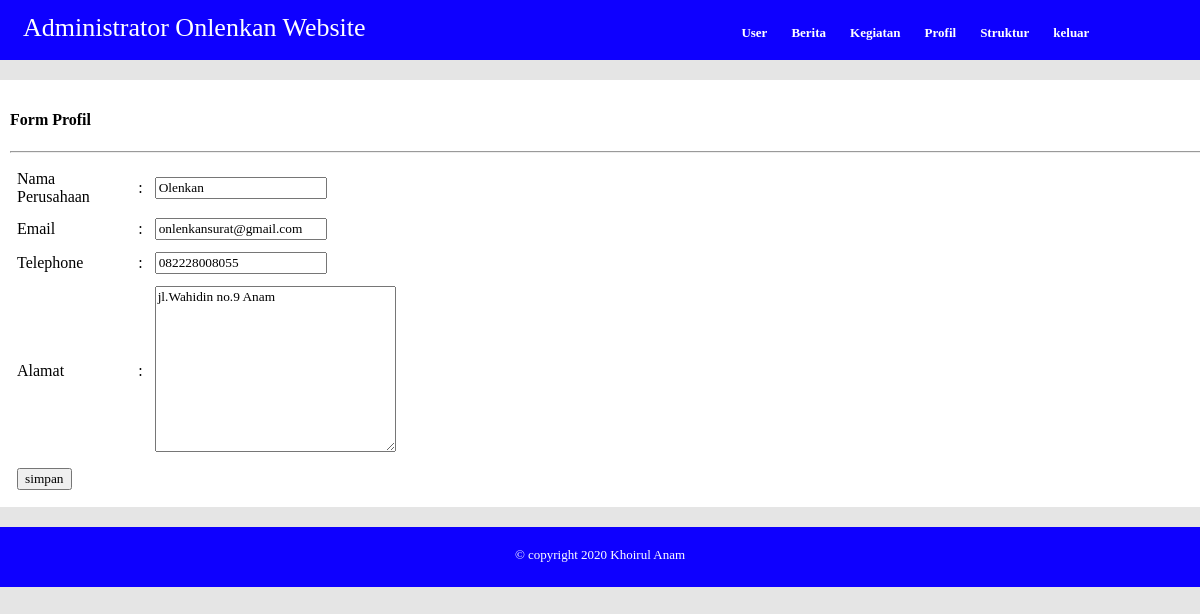
Page /admin/?page=profil (signed in) on the committed database.
### tables this page shows
CREATE TABLE `perusahaan` (
  `idprofil` int(1) NOT NULL,
  `namaperusahaan` varchar(60) NOT NULL,
  `alamat` text NOT NULL,
  `email` varchar(100) NOT NULL,
  `telp` varchar(20) NOT NULL
);

### admin/hal/profil.php (the view, shortened to what this page needs)
<?php
$cari = mysqli_query($konek, "select * from perusahaan");
$hitung = mysqli_num_rows($cari);
if ($hitung >0) {
	$r = mysqli_fetch_assoc($cari);
	$nama1 = $r['namaperusahaan'];
	$email1 = $r['email'];
	$alamat1 = $r['alamat'];
	$telp1 = $r['telp'];
}else{
	$nama1 = "";
	$email1 = "";
	$alamat1 = "";
	$telp = "";
}
?>
<h4>Form Profil</h4>
<hr>
<form action="" method="post" enctype="multipart/form-data">
	<table width="100%" cellpadding="5" cellspacing="2">
		<tr>
			<td width="10%">Nama Perusahaan</td>
			<td width="1%">:</td>
			<td><input type="text" name="txtnama" placeholder="Masukkan nama" required value="<?=$nama1?>"></td>
		</tr>
		<tr>
			<td>Email</td>
			<td>:</td>
			<td><input type="text" name="txtemail" placeholder="Masukkan email" value="<?=$email1?>"></td>
		</tr>
		<tr>
			<td>Telephone</td>
			<td>:</td>
			<td><input type="text" name="txttelp" placeholder="Masukkan telephone" value="<?=$telp1?>"></td>
		</tr>
		<tr>
			<td>Alamat</td>
			<td>:</td>
			<td><textarea name="txtalamat" cols="30" rows="10" placeholder="Masukkan alamat"><?=$alamat1?></textarea></td>
		</tr>
		<tr>
			<td colspan="1">
				<input type="submit" name="simpanprofil" value="simpan">
			</td>
		</tr>
	</table>
</form>

### css/style.css (style rules this page uses)
* { font-family: poppins; }
body { background: #e5e5e5; margin: 0 ; }
form { margin-top: 10px; }

### rows in the picture
perusahaan: txtnama "Olenkan", txtemail "onlenkansurat@gmail.com", txttelp "082228008055", txtalamat "jl.Wahidin no.9 Anam"
